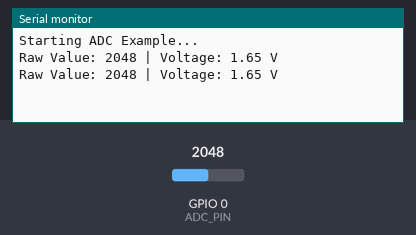
A sketch run on a simulated ESP32-C3. Parts: the last lines printed to the serial monitor. The test bench sets the inputs (shaded band); at power-on: GPIO 0 (ADC_PIN) = 2048.

Above: at 1.8 s.
1.9 s: GPIO 0 (ADC_PIN) set to 2866
At 2.6 s:
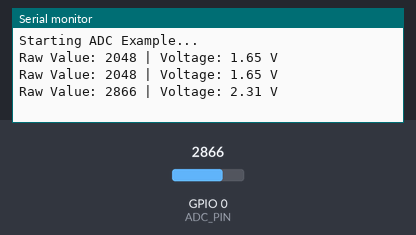
3.4 s: GPIO 0 (ADC_PIN) set to 3603
At 4.8 s:
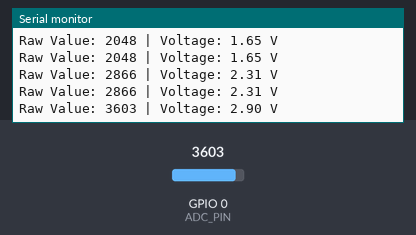
Timing chart, 0 to 6.4 s (numbered marks = the images above; inputs shaded):
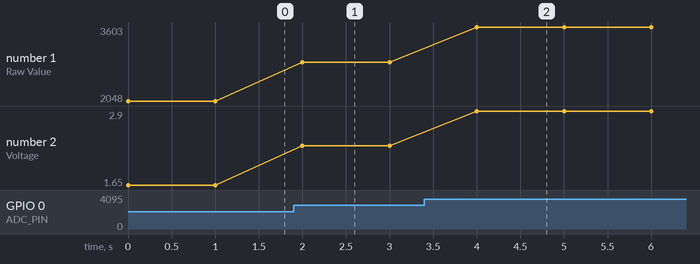

Measured:
- after the input at 1.9 s, the serial monitor: prints a new line after 0.10 s (image 1)
- after the input at 3.4 s, the serial monitor: prints a new line after 0.60 s (image 2)
- plotted number 1: 2048 → 2866 after the input at 1.9 s, 2866 → 3603 after the input at 3.4 s
- plotted number 2: 1.65 → 2.31 after the input at 1.9 s, 2.31 → 2.9 after the input at 3.4 s

The sketch:

ADC.ino
```cpp
#define ADC_PIN 0  // กำหนด ADC_PIN ให้เป็น GPIO0 (ADC0)

void setup() {
  Serial.begin(115200);  // เริ่มต้น Serial Communication
  pinMode(ADC_PIN, INPUT);  // กำหนด PIN ADC เป็น Input
  Serial.println("Starting ADC Example...");
}

void loop() {
  int rawValue = analogRead(ADC_PIN);  // อ่านค่าดิบจาก ADC
  float voltage = rawValue * (3.3 / 4095.0);  // คำนวณแรงดันไฟ (ESP32-C3 ใช้ 12-bit ADC)

  Serial.print("Raw Value: ");
  Serial.print(rawValue);
  Serial.print(" | Voltage: ");
  Serial.print(voltage);
  Serial.println(" V");

  delay(1000);  // อ่านค่า ADC ทุก 1 วินาที
}
```
